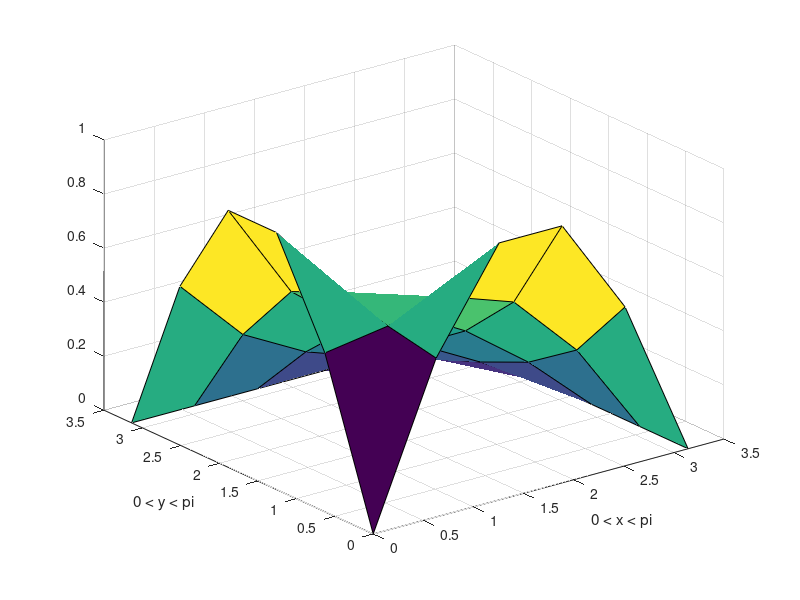

Here is the MATLAB script that generated this plot:
format  long;
h=5;
X=0:pi/h:pi;
[x,y] = meshgrid(X);


z=(1/sinh(pi))*(sin(x).*sinh(pi-y)+sin(y).*sinh(pi-x));
surf (x,y,z)
xlabel('0 < x < pi')
ylabel('0 < y < pi')
